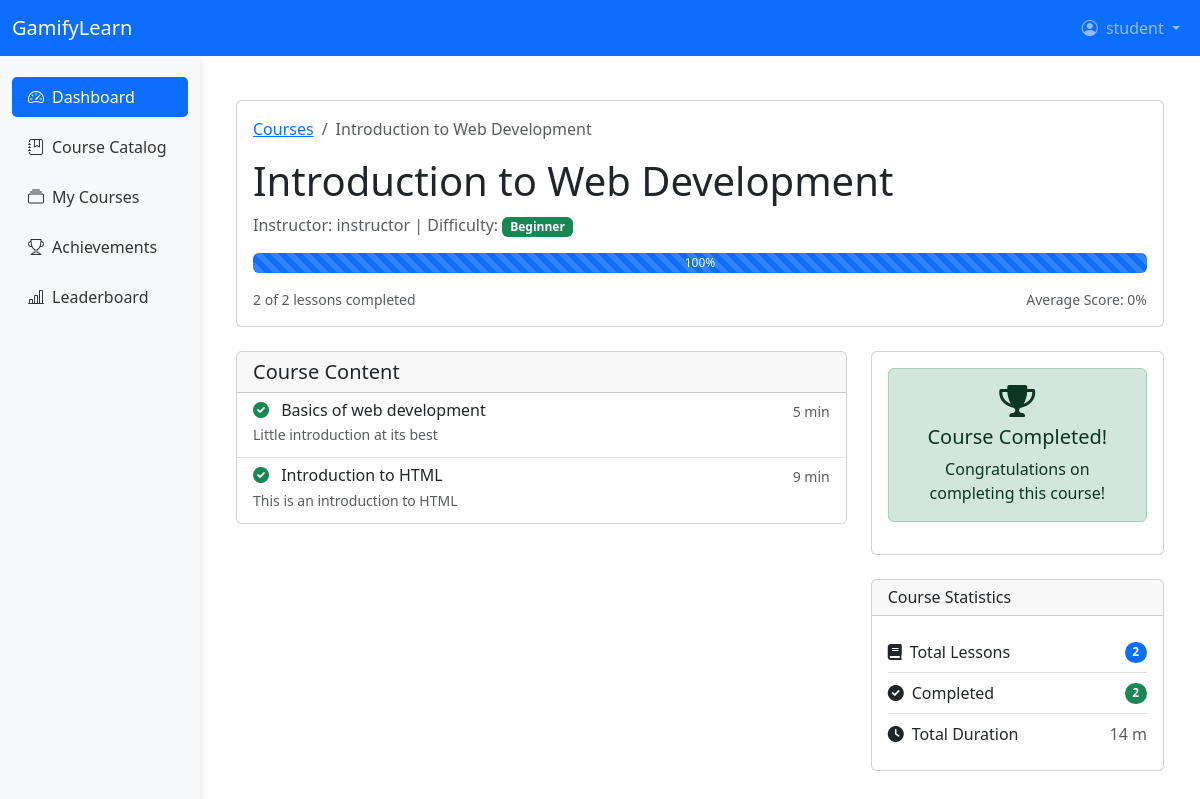
Page /user/course.php?id=1 (signed in) on the committed database.
### tables this page shows
CREATE TABLE `courses` (
  `id` int(11) NOT NULL,
  `title` varchar(255) NOT NULL,
  `description` text DEFAULT NULL,
  `category` varchar(100) DEFAULT NULL,
  `difficulty` enum('beginner','intermediate','advanced') DEFAULT NULL,
  `created_by` int(11) DEFAULT NULL,
  `created_at` timestamp NOT NULL DEFAULT current_timestamp(),
  `is_active` tinyint(1) DEFAULT 1 COMMENT '1 for active, 0 for inactive',
  `updated_at` timestamp NOT NULL DEFAULT current_timestamp() ON UPDATE current_timestamp()
);

CREATE TABLE `users` (
  `id` int(11) NOT NULL,
  `username` varchar(50) NOT NULL,
  `email` varchar(100) NOT NULL,
  `password` varchar(255) NOT NULL,
  `first_name` varchar(50) DEFAULT NULL,
  `last_name` varchar(50) DEFAULT NULL,
  `profile_picture` varchar(255) DEFAULT 'default.jpg',
  `bio` text DEFAULT NULL,
  `is_active` tinyint(1) DEFAULT 1,
  `is_verified` tinyint(1) DEFAULT 0,
  `verification_token` varchar(100) DEFAULT NULL,
  `reset_token` varchar(100) DEFAULT NULL,
  `reset_expires` datetime DEFAULT NULL,
  `last_login` datetime DEFAULT NULL,
  `created_at` timestamp NOT NULL DEFAULT current_timestamp(),
  `updated_at` timestamp NOT NULL DEFAULT current_timestamp() ON UPDATE current_timestamp(),
  `points` int(11) DEFAULT 0,
  `level` int(11) DEFAULT 1,
  `experience` int(11) DEFAULT 0,
  `next_level_exp` int(11) DEFAULT 100
);

CREATE TABLE `lessons` (
  `id` int(11) NOT NULL,
  `course_id` int(11) NOT NULL,
  `title` varchar(255) NOT NULL,
  `description` text DEFAULT NULL,
  `content` longtext DEFAULT NULL,
  `video_url` varchar(255) DEFAULT NULL,
  `duration` int(11) DEFAULT NULL,
  `sort_order` int(11) DEFAULT 0,
  `is_active` tinyint(1) DEFAULT 1,
  `created_at` timestamp NOT NULL DEFAULT current_timestamp(),
  `updated_at` timestamp NOT NULL DEFAULT current_timestamp() ON UPDATE current_timestamp()
);

### user/course.php (the view, shortened to what this page needs)
<?php
require_once '../config/database.php';
$user_id = $_SESSION['user_id'];
$course_id = (int)$_GET['id'];
$course_query = "SELECT c.*, u.username as instructor_name
                FROM courses c
                LEFT JOIN users u ON c.created_by = u.id
                WHERE c.id = ? AND c.is_active = 1";
$stmt = $conn->prepare($course_query);
$stmt->bind_param('i', $course_id);
$stmt->execute();
$course = $stmt->get_result()->fetch_assoc();
$lessons_query = "SELECT * FROM lessons
                 WHERE course_id = ? AND is_active = 1
                 ORDER BY sort_order ASC, created_at ASC";
$stmt = $conn->prepare($lessons_query);
$stmt->bind_param('i', $course_id);
$stmt->execute();
$lessons = $stmt->get_result()->fetch_all(MYSQLI_ASSOC);
$progress_query = "SELECT lesson_id, completed, score, last_accessed
                  FROM user_progress
                  WHERE user_id = ? AND course_id = ?";
$stmt = $conn->prepare($progress_query);
$stmt->bind_param('ii', $user_id, $course_id);
$stmt->execute();
$progress_result = $stmt->get_result();
$progress = [];
$completed_lessons = 0;
$total_score = 0;
while ($row = $progress_result->fetch_assoc()) {
    $progress[$row['lesson_id']] = $row;
    if ($row['completed']) {
        $completed_lessons++;
        $total_score += $row['score'] ?? 0;
    }
}
$total_lessons = count($lessons);
$course_progress = $total_lessons > 0 ? ($completed_lessons / $total_lessons) * 100 : 0;
$average_score = $completed_lessons > 0 ? $total_score / $completed_lessons : 0;
include '../includes/header.php';
?>
<div class="container py-4">
    <div class="card mb-4">
        <div class="card-body">
            <nav aria-label="breadcrumb">
                <ol class="breadcrumb">
                    <li class="breadcrumb-item"><a href="courses.php">Courses</a></li>
                    <li class="breadcrumb-item active" aria-current="page"><?php echo htmlspecialchars($course['title']); ?></li>
                </ol>
            </nav>
            <h1 class="card-title"><?php echo htmlspecialchars($course['title']); ?></h1>
            <p class="text-muted">
                Instructor: <?php echo htmlspecialchars($course['instructor_name']); ?> |
                Difficulty: <span class="badge bg-<?php
                    echo $course['difficulty'] === 'beginner' ? 'success' :
                        ($course['difficulty'] === 'intermediate' ? 'warning' : 'danger');
                ?>">
                    <?php echo ucfirst($course['difficulty']); ?>
                </span>
            </p>
            <div class="progress mb-3" style="height: 20px;">
                <div class="progress-bar progress-bar-striped progress-bar-animated"
                     role="progressbar"
                     style="width: <?php echo $course_progress; ?>%"
                     aria-valuenow="<?php echo $course_progress; ?>"
                     aria-valuemin="0"
                     aria-valuemax="100">
                    <?php echo round($course_progress); ?>%
                </div>
            </div>
            <div class="d-flex justify-content-between">
                <small class="text-muted">
                    <?php echo $completed_lessons; ?> of <?php echo $total_lessons; ?> lessons completed
                </small>
                <?php if ($completed_lessons > 0): ?>
                <small class="text-muted">
                    Average Score: <?php echo round($average_score); ?>%
                </small>
                <?php endif; ?>
            </div>
        </div>
    </div>
    <div class="row">
        <div class="col-lg-8">
            <div class="card mb-4">
                <div class="card-header">
                    <h5 class="mb-0">Course Content</h5>
                </div>
                <div class="list-group list-group-flush">
                    <?php if (empty($lessons)): ?>
                        <div class="list-group-item">
                            <p class="mb-0 text-muted">No lessons available yet. Please check back later.</p>
                        </div>
                    <?php else: ?>
                        <?php foreach ($lessons as $index => $lesson):
                            $lesson_progress = $progress[$lesson['id']] ?? null;
                            $is_completed = $lesson_progress && $lesson_progress['completed'];
                            $is_available = $index === 0 || ($index > 0 && isset($progress[$lessons[$index-1]['id']]) && $progress[$lessons[$index-1]['id']]['completed']);
                        ?>
                            <a href="lesson.php?id=<?php echo $lesson['id']; ?>"
                               class="list-group-item list-group-item-action <?php echo !$is_available ? 'disabled' : ''; ?>">
                                <div class="d-flex w-100 justify-content-between">
                                    <h6 class="mb-1">
                                        <?php if ($is_completed): ?>
                                            <i class="fas fa-check-circle text-success me-2"></i>
                                        <?php else: ?>
                                            <i class="far fa-circle me-2"></i>
                                        <?php endif; ?>
                                        <?php echo htmlspecialchars($lesson['title']); ?>
                                    </h6>
                                    <small class="text-muted">
                                        <?php echo $lesson['duration'] ? $lesson['duration'] . ' min' : ''; ?>
                                    </small>
                                </div>
                                <?php if ($lesson['description']): ?>
                                    <p class="mb-1 small text-muted"><?php echo htmlspecialchars($lesson['description']); ?></p>
                                <?php endif; ?>
                            </a>
                        <?php endforeach; ?>
                    <?php endif; ?>
                </div>
            </div>
        </div>
        <div class="col-lg-4">
            <div class="card mb-4">
                <div class="card-body">
                    <?php if ($course_progress < 100): ?>
                        <?php
                        $next_lesson_id = null;
                        foreach ($lessons as $lesson) {
                            if (!isset($progress[$lesson['id']]) || !$progress[$lesson['id']]['completed']) {
                                $next_lesson_id = $lesson['id'];
                                break;
                            }
                        }
                        ?>
                        <a href="lesson.php?id=<?php echo $next_lesson_id; ?>"
                           class="btn btn-primary w-100 mb-2">
                            <i class="fas fa-play me-2"></i>
                            <?php echo $completed_lessons === 0 ? 'Start Course' : 'Continue Learning'; ?>
                        </a>
                    <?php else: ?>
                        <div class="alert alert-success text-center">
                            <i class="fas fa-trophy fa-2x mb-2"></i>
                            <h5>Course Completed!</h5>
                            <p class="mb-0">Congratulations on completing this course!</p>
                        </div>
                    <?php endif; ?>
                </div>
            </div>
            <div class="card mb-4">
                <div class="card-header">
                    <h6 class="mb-0">Course Statistics</h6>
                </div>
                <div class="card-body">
                    <ul class="list-group list-group-flush">
                        <li class="list-group-item d-flex justify-content-between align-items-center px-0">
                            <span><i class="fas fa-book me-2"></i>Total Lessons</span>
                            <span class="badge bg-primary rounded-pill"><?php echo $total_lessons; ?></span>
                        </li>
                        <li class="list-group-item d-flex justify-content-between align-items-center px-0">
                            <span><i class="fas fa-check-circle me-2"></i>Completed</span>
                            <span class="badge bg-success rounded-pill"><?php echo $completed_lessons; ?></span>
                        </li>
                        <li class="list-group-item d-flex justify-content-between align-items-center px-0">
                            <span><i class="fas fa-clock me-2"></i>Total Duration</span>
                            <span class="text-muted">
                                <?php
                                    $total_minutes = array_sum(array_column($lessons, 'duration'));
                                    $hours = floor($total_minutes / 60);
                                    $minutes = $total_minutes % 60;
                                    echo $hours > 0 ? "$hours h $minutes m" : "$minutes m";
                                ?>
                            </span>
                        </li>
                    </ul>
                </div>
            </div>
        </div>
    </div>
</div>
<?php include '../includes/footer.php'; ?>

### rows in the picture
courses: title "Introduction to Web Development", created_by.username "instructor", difficulty "Beginner"
lessons: title "Basics of web development", duration "5", description "Little introduction at its best"
lessons: title "Introduction to HTML", duration "9", description "This is an introduction to HTML"

### other values in the picture
$_SESSION['username'] "student"
$course_progress "100"
$completed_lessons "2"
$total_lessons "2"
$average_score "0"
$minutes "14"
